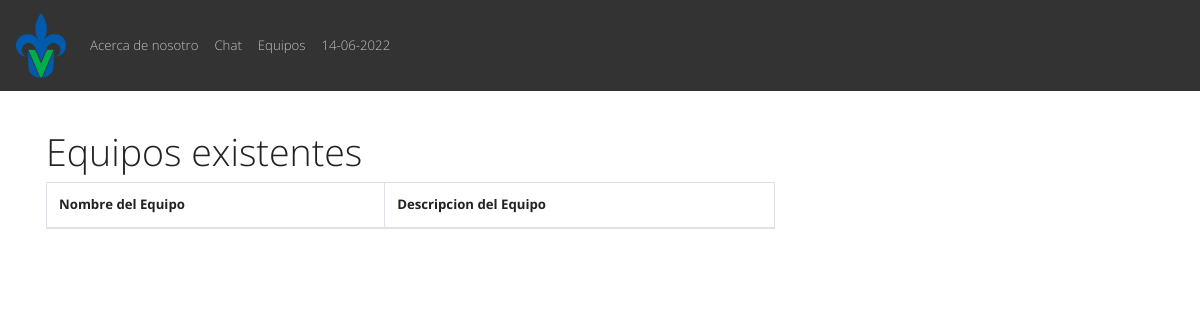
Before: /equipos.php with the older database file.
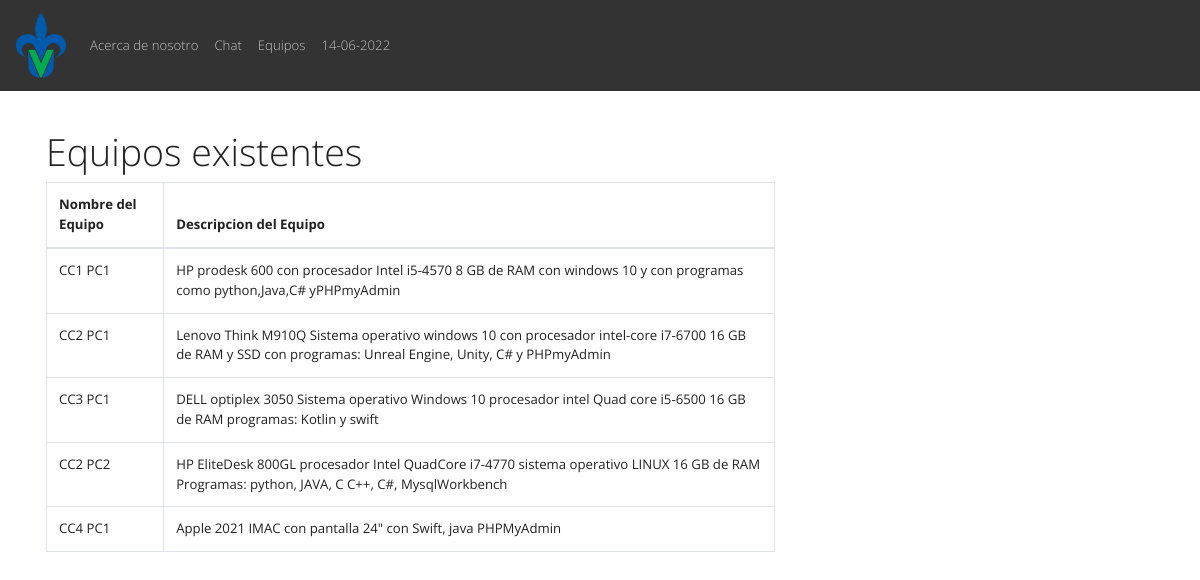
After: the same page with the newer database file.
### tables this page shows
CREATE TABLE `pc` (
  `id_equipo` int(100) NOT NULL AUTO_INCREMENT,
  `nombre_equipo` varchar(200) NOT NULL,
  `descripcio` text NOT NULL,
  `num_inventario` varchar(100) NOT NULL,
  `id_comentario` int(100) NOT NULL,
  `pres` char(5) NOT NULL,
  PRIMARY KEY (`id_equipo`),
  KEY `pc_ibfk_1` (`id_comentario`),
  CONSTRAINT `pc_ibfk_1` FOREIGN KEY (`id_comentario`) REFERENCES `comentarios` (`id_comentario`) ON DELETE NO ACTION ON UPDATE NO ACTION
);

### equipos.php (the view)
<?php include("includes/header.php");
include("db.php"); ?>
<div class="container p-3" >
    <div class="row">
        <div class="col-md-8">
          <h1>Equipos existentes</h1>
            <table class="table table-bordered">
                <thead>
                    <tr>
                        <th>Nombre del Equipo </th>
                        <th>Descripcion del Equipo</th>
                    </tr>
                </thead>
                <tbody>
                    <?php
                        $sqle ="SELECT nombre_equipo, descripcio FROM  pc where  pres = 'D'";
                        $consutae= mysqli_query( $conn, $sqle );
                        while($row = mysqli_fetch_array($consutae) ){ ?>
                        <tr>
                            <td><?php echo $row['nombre_equipo'] ?> </td>
                            <td><?php echo $row['descripcio'] ?></td>
                        </tr>
                    <?php } ?>
                </tbody>
            </table>
        </div>
    </div>
</div>
</body>
</html>

Changed rows visible on the page:
now on this page (row edited): pc: nombre_equipo "CC1 PC1", descripcio "HP prodesk 600 con procesador Intel i5-4570 8 GB de RAM con windows 10 y con programas como python,Java,C# yPHPmyAdmin"
now on this page (row edited): pc: nombre_equipo "CC2 PC1", descripcio "Lenovo Think M910Q Sistema operativo windows 10 con procesador intel-core i7-6700 16 GB de RAM y SSD con programas: Unreal Engine, Unity, C# y PHPmyAdmin"
now on this page (row edited): pc: nombre_equipo "CC3 PC1", descripcio "DELL optiplex 3050 Sistema operativo Windows 10 procesador intel Quad core i5-6500 16 GB de RAM programas: Kotlin y swift"
now on this page (row edited): pc: nombre_equipo "CC2 PC2", descripcio "HP EliteDesk 800GL procesador Intel QuadCore i7-4770 sistema operativo LINUX 16 GB de RAM Programas: python, JAVA, C C++, C#, MysqlWorkbench"
now on this page (row edited): pc: nombre_equipo "CC4 PC1", descripcio "Apple 2021 IMAC con pantalla 24\" con Swift, java PHPMyAdmin"
